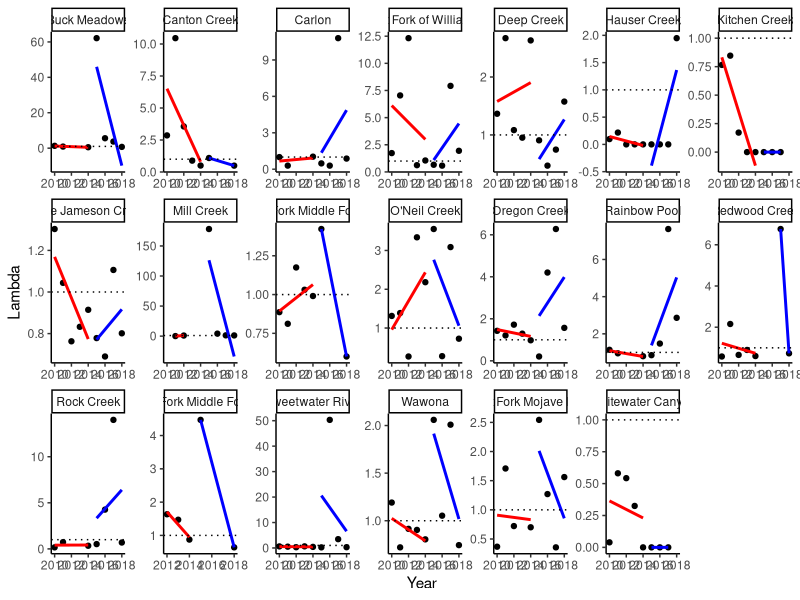

Generate this figure with R:
#### PROJECT: Genomic offsets and demographic trajectories of Mimulus cardinalis populations during extreme drought
#### PURPOSE OF THIS SCRIPT: Calculate slopes of lambda versus year as a metric of the rate of demographic decline during drought
#### AUTHOR: Amy Angert
#### DATE LAST MODIFIED: 20230621


#*******************************************************************************
#### 0. Clean workspace and load required packages
#*******************************************************************************

# Remove objects and clear workspace
rm(list = ls(all=TRUE))

# Make vector of packages needed
packages_needed <- c("tidyverse", "RColorBrewer")

# Install packages needed (if not already installed)
for (i in 1:length(packages_needed)){
  if(!(packages_needed[i] %in% installed.packages())){install.packages(packages_needed[i])}
}

# Load packages needed
for (i in 1:length(packages_needed)){
  library(packages_needed[i], character.only = TRUE)
}


#*******************************************************************************
### 1. Read in lambda estimates for each site and year
#*******************************************************************************
dat <- read.csv("data/demography data/siteYear.lambda_2010-2019.csv")


#*******************************************************************************
### 2. Visualize estimates over time for each site
#*******************************************************************************

# N-S color gradient
lat_cols=colorRampPalette(brewer.pal(11,"Spectral"))
n.sites <- length(unique(dat$Site))
color.list <- lat_cols(n.sites)

ggplot(dat, aes(x=Year, y=lambda)) + #, color=as.factor(round(Latitude, 1))
  geom_point() +
  geom_smooth(data=filter(dat, Year<2015), method="lm", se=FALSE, col="red") +
  geom_smooth(data=filter(dat, Year>2014), method="lm", se=FALSE, col="blue") +
  #scale_color_manual(values=color.list) +
  ylab("Lambda") +
  #ylim(0,2) +
  geom_hline(yintercept=1, linetype="dotted") +
  facet_wrap(~Site, scale="free", nrow=3) +
  theme_classic() #+
  #theme(strip.background = element_blank(), strip.text.x = element_blank(),
   #     legend.title = element_blank())

# Note: some sites' slopes (e.g., Buck Meadows, Mill) are affected by 2015-16, which had very high recruitment and we assume indicated relatively early recovery. This is part of the rationale for calculating rates of decline as slope until 2014-15.

# Note: more generally, slopes are often pulled up or down by single years with extremely high lambdas. High lambda values are dramatically higher with addition of 2016-2019 data and its effects on vital rate model selection and model fits

# Note: Mill Creek only has two annual transition estimates during drought (because of 100% plot wash-out in 2010 and flooding that prevented site access in 2013), so Mill Creek should be removed from calculations of demographic declines  

# Note: Canton, NFMF Tule, SFMF Tule, & Redwood have only two annual transition estimates during drought recovery (because of fire and flood closures in 2016 and 2017), so they should be removed from calculations of demographic recovery

#*******************************************************************************
### 3A. Calculate slopes of lambda over time DURING DROUGHT-INDUCED DECLINE for each site
#*******************************************************************************

# with cleaned lambdas, 2010-11 through 2014-15
site.vec <- unique(dat$Site)
slopes.lam.decline <- c()
site.lam <- c()

for (i in 1:length(site.vec)) {
  dat.site <- dat %>% filter(Site==site.vec[i],
                             Year<2015) 
  mod <- lm(lambda ~ Year, dat.site)
  slopes.lam.decline[i] <- coefficients(mod)[2]
  site.lam[i] <- site.vec[i]
}

slopes.lambda.decline <- bind_cols(site.lam, slopes.lam.decline) %>% 
  dplyr::select(Site=...1, Lambda.Slope.1011.1415=...2) 


#*******************************************************************************
### 3B. Calculate slopes of lambda over time DURING POST-DROUGHT RECOVERY for each site
#*******************************************************************************

# with cleaned lambdas, 2015-16 through 2018-19
site.vec <- unique(dat$Site)
slopes.lam.recovery <- c()
site.lam <- c()

for (i in 1:length(site.vec)) {
  dat.site <- dat %>% filter(Site==site.vec[i],
                             Year>2014) 
  mod <- lm(lambda ~ Year, dat.site)
  slopes.lam.recovery[i] <- coefficients(mod)[2]
  site.lam[i] <- site.vec[i]
}

slopes.lambda.recovery <- bind_cols(site.lam, slopes.lam.recovery) %>% 
  dplyr::select(Site=...1, Lambda.Slope.1516.1819=...2) 
# some of these are negative because of an extremely high early value

# Add Latitude and other covariates back in
covar <- dat %>% 
  dplyr::select(Site, Latitude, Longitude, Elevation, Region, RegionRank) %>% 
  unique()

slopes.lambda <- left_join(slopes.lambda.decline, slopes.lambda.recovery) %>% left_join(covar, by="Site") 


#*******************************************************************************
### 4A. Calculate mean lambda DURING CORE DROUGHT for each site
#*******************************************************************************

dat.mean.drought <- dat %>% 
  group_by(Latitude, Site) %>% 
  filter(Year==2012|Year==2013|Year==2014) %>% 
  na.omit() %>% 
  summarize(mean.lambda.drought = exp(mean(log(lambda)))) #GEOMETRIC mean

#*******************************************************************************
### 4B. Calculate mean lambda DURING POST-DROUGHT for each site
#*******************************************************************************

dat.mean.recovery <- dat %>% 
  group_by(Latitude, Site) %>% 
  filter(Year==2015|Year==2016|Year==2017|Year==2018|Year==2019) %>% 
  # NOTE: should we restrict this to a core 3 years, as above?
  na.omit() %>% 
  summarize(mean.lambda.recovery = exp(mean(log(lambda)))) #GEOMETRIC mean

# Join to slopes
demog.response <- left_join(slopes.lambda, dat.mean.drought) %>%
  left_join(dat.mean.recovery) %>% 
  dplyr::select(Site, Latitude, Longitude, Elevation, Region, lambda.slope.decline=Lambda.Slope.1011.1415, lambda.slope.recovery=Lambda.Slope.1516.1819, lambda.mean.drought=mean.lambda.drought, lambda.mean.recovery=mean.lambda.recovery)

# Save to .csv file 
write.csv(demog.response,"data/demography data/siteYear.lambda_responses_2010-2019.csv",row.names=FALSE)
